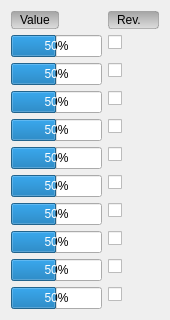
               <widget class="QWidget" name="widget_2" native="true">
                <property name="maximumSize">
                 <size>
                  <width>170</width>
                  <height>16777215</height>
                 </size>
                </property>
                <layout class="QFormLayout" name="formLayout">
                 <property name="fieldGrowthPolicy">
                  <enum>QFormLayout::AllNonFixedFieldsGrow</enum>
                 </property>
                 <item row="0" column="0">
                  <widget class="QLabel" name="lbl_value">
                   <property name="maximumSize">
                    <size>
                     <width>230</width>
                     <height>16777215</height>
                    </size>
                   </property>
                   <property name="styleSheet">
                    <string notr="true">border: 1px solid rgba(125, 125, 125, 125);
border-radius: 3px;
background-color: qlineargradient(spread:pad, x1:0, y1:0, x2:0, y2:1, stop:0 rgba(80, 80, 80, 120), stop:1 rgba(200, 200, 200, 120));
padding: 1px 5px;</string>
                   </property>
                   <property name="text">
                    <string>Value</string>
                   </property>
                  </widget>
                 </item>
                 <item row="1" column="0">
                  <widget class="QProgressBar" name="progressBar_chan_0">
                   <property name="enabled">
                    <bool>true</bool>
                   </property>
                   <property name="maximumSize">
                    <size>
                     <width>230</width>
                     <height>16777215</height>
                    </size>
                   </property>
                   <property name="styleSheet">
                    <string notr="true"/>
                   </property>
                   <property name="minimum">
                    <number>-1024</number>
                   </property>
                   <property name="maximum">
                    <number>1024</number>
                   </property>
                   <property name="value">
                    <number>0</number>
                   </property>
                   <property name="textVisible">
                    <bool>true</bool>
                   </property>
                  </widget>
                 </item>
                 <item row="1" column="1">
                  <widget class="QCheckBox" name="checkBox_throttle">
                   <property name="text">
                    <string/>
                   </property>
                  </widget>
                 </item>
                 <item row="2" column="0">
                  <widget class="QProgressBar" name="progressBar_chan_1">
                   <property name="styleSheet">
                    <string notr="true"/>
                   </property>
                   <property name="minimum">
                    <number>-1024</number>
                   </property>
                   <property name="maximum">
                    <number>1024</number>
                   </property>
                   <property name="value">
                    <number>0</number>
                   </property>
                   <property name="textVisible">
                    <bool>true</bool>
                   </property>
                  </widget>
                 </item>
                 <item row="2" column="1">
                  <widget class="QCheckBox" name="checkBox_pitch">
                   <property name="text">
                    <string/>
                   </property>
                  </widget>
                 </item>
                 <item row="3" column="0">
                  <widget class="QProgressBar" name="progressBar_chan_2">
                   <property name="styleSheet">
                    <string notr="true"/>
                   </property>
                   <property name="minimum">
                    <number>-1024</number>
                   </property>
                   <property name="maximum">
                    <number>1024</number>
                   </property>
                   <property name="value">
                    <number>0</number>
                   </property>
                  </widget>
                 </item>
                 <item row="3" column="1">
                  <widget class="QCheckBox" name="checkBox_roll">
                   <property name="text">
                    <string/>
                   </property>
                  </widget>
                 </item>
                 <item row="4" column="0">
                  <widget class="QProgressBar" name="progressBar_chan_3">
                   <property name="styleSheet">
                    <string notr="true"/>
                   </property>
                   <property name="minimum">
                    <number>-1024</number>
                   </property>
                   <property name="maximum">
                    <number>1024</number>
                   </property>
                   <property name="value">
                    <number>0</number>
                   </property>
                  </widget>
                 </item>
                 <item row="4" column="1">
                  <widget class="QCheckBox" name="checkBox_yaw">
                   <property name="text">
                    <string/>
                   </property>
                  </widget>
                 </item>
                 <item row="5" column="0">
                  <widget class="QProgressBar" name="progressBar_chan_4">
                   <property name="styleSheet">
                    <string notr="true"/>
                   </property>
                   <property name="minimum">
                    <number>-1024</number>
                   </property>
                   <property name="maximum">
                    <number>1024</number>
                   </property>
                   <property name="value">
                    <number>0</number>
                   </property>
                  </widget>
                 </item>
                 <item row="5" column="1">
                  <widget class="QCheckBox" name="checkBox_flight_mode">
                   <property name="text">
                    <string/>
                   </property>
                  </widget>
                 </item>
                 <item row="6" column="0">
                  <widget class="QProgressBar" name="progressBar_chan_5">
                   <property name="styleSheet">
                    <string notr="true"/>
                   </property>
                   <property name="minimum">
                    <number>-1024</number>
                   </property>
                   <property name="maximum">
                    <number>1024</number>
                   </property>
                   <property name="value">
                    <number>0</number>
                   </property>
                  </widget>
                 </item>
                 <item row="6" column="1">
                  <widget class="QCheckBox" name="checkBox_home">
                   <property name="text">
                    <string/>
                   </property>
                  </widget>
                 </item>
                 <item row="7" column="0">
                  <widget class="QProgressBar" name="progBar_max_pitch">
                   <property name="styleSheet">
                    <string notr="true"/>
                   </property>
                   <property name="minimum">
                    <number>-1024</number>
                   </property>
                   <property name="maximum">
                    <number>1024</number>
                   </property>
                   <property name="value">
                    <number>0</number>
                   </property>
                  </widget>
                 </item>
                 <item row="7" column="1">
                  <widget class="QCheckBox" name="checkBox_max_pitch">
                   <property name="text">
                    <string/>
                   </property>
                  </widget>
                 </item>
                 <item row="8" column="0">
                  <widget class="QProgressBar" name="progBar_max_roll">
                   <property name="styleSheet">
                    <string notr="true"/>
                   </property>
                   <property name="minimum">
                    <number>-1024</number>
                   </property>
                   <property name="maximum">
                    <number>1024</number>
                   </property>
                   <property name="value">
                    <number>0</number>
                   </property>
                  </widget>
                 </item>
                 <item row="8" column="1">
                  <widget class="QCheckBox" name="checkBox_max_roll">
                   <property name="text">
                    <string/>
                   </property>
                  </widget>
                 </item>
                 <item row="9" column="0">
                  <widget class="QProgressBar" name="progBar_pid_trigger">
                   <property name="styleSheet">
                    <string notr="true"/>
                   </property>
                   <property name="minimum">
                    <number>-1024</number>
                   </property>
                   <property name="maximum">
                    <number>1024</number>
                   </property>
                   <property name="value">
                    <number>0</number>
                   </property>
                  </widget>
                 </item>
                 <item row="9" column="1">
                  <widget class="QCheckBox" name="checkBox_pid_trigger">
                   <property name="text">
                    <string/>
                   </property>
                  </widget>
                 </item>
                 <item row="10" column="0">
                  <widget class="QProgressBar" name="progBar_pid_value">
                   <property name="styleSheet">
                    <string notr="true"/>
                   </property>
                   <property name="minimum">
                    <number>-1024</number>
                   </property>
                   <property name="maximum">
                    <number>1024</number>
                   </property>
                   <property name="value">
                    <number>0</number>
                   </property>
                  </widget>
                 </item>
                 <item row="10" column="1">
                  <widget class="QCheckBox" name="checkBox_pid_value">
                   <property name="text">
                    <string/>
                   </property>
                  </widget>
                 </item>
                 <item row="0" column="1">
                  <widget class="QLabel" name="lbl_reverse">
                   <property name="styleSheet">
                    <string notr="true">border: 1px solid rgba(125, 125, 125, 125);
border-radius: 3px;
background-color: qlineargradient(spread:pad, x1:0, y1:0, x2:0, y2:1, stop:0 rgba(80, 80, 80, 120), stop:1 rgba(200, 200, 200, 120));
padding: 1px 5px;</string>
                   </property>
                   <property name="text">
                    <string>Rev.</string>
                   </property>
                  </widget>
                 </item>
                </layout>
               </widget>
